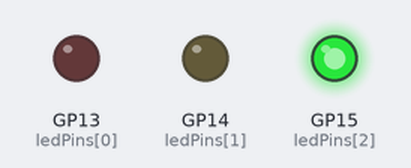
The sketch below on a simulated Raspberry Pi Pico. Parts: output pins drawn as LEDs (lit = HIGH). What the sketch prints to the serial monitor is not drawn.

Above: at 0.5 s.
At 1.0 s:
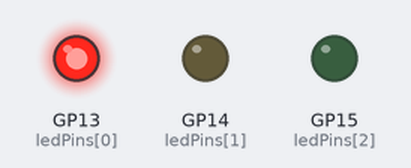
At 2.7 s:
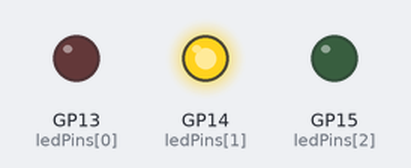
Timing chart, 0 to 3.0 s (numbered marks = the images above):
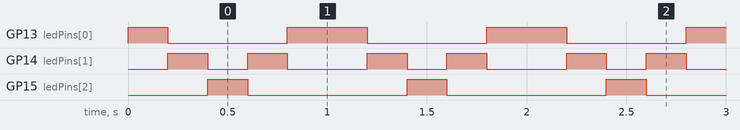

The sketch:

sketch.ino
```cpp
// ------------------------------------------------------------
// Project 02 - Multiple LED Controller
// Control 3 LEDs with arrays and loops (LED chase pattern).
//
// Wiring (each LED: GPIO -> 220 ohm -> LED anode, cathode -> GND):
//   Red    LED: GP13 (Physical Pin 17)
//   Yellow LED: GP14 (Physical Pin 19)
//   Green  LED: GP15 (Physical Pin 20)
// ------------------------------------------------------------

const int ledPins[3] = {13, 14, 15};   // GP13, GP14, GP15

void setup() {
  // Configure every pin in the array as an OUTPUT
  for (int i = 0; i < 3; i++) {
    pinMode(ledPins[i], OUTPUT);
  }
  Serial.begin(115200);
  Serial.println("LED chase started...");
}

void allOff() {
  for (int i = 0; i < 3; i++) {
    digitalWrite(ledPins[i], LOW);
  }
}

void loop() {
  // Chase left -> right
  for (int i = 0; i < 3; i++) {
    digitalWrite(ledPins[i], HIGH);
    delay(200);
    digitalWrite(ledPins[i], LOW);
  }

  // Chase right -> left (start at index 1, skip the ends)
  for (int i = 1; i >= 0; i--) {
    digitalWrite(ledPins[i], HIGH);
    delay(200);
    digitalWrite(ledPins[i], LOW);
  }
}
```

Measured:
- by itself, GP13 (ledPins[0]): repeats every 1.0 s: LOW 0.60 s, HIGH 0.40 s
- by itself, GP14 (ledPins[1]): repeats every 1.0 s: LOW 0.20 s, HIGH 0.20 s, LOW 0.40 s, HIGH 0.20 s
- by itself, GP15 (ledPins[2]): alternates HIGH for 0.20 s and LOW for 0.80 s
